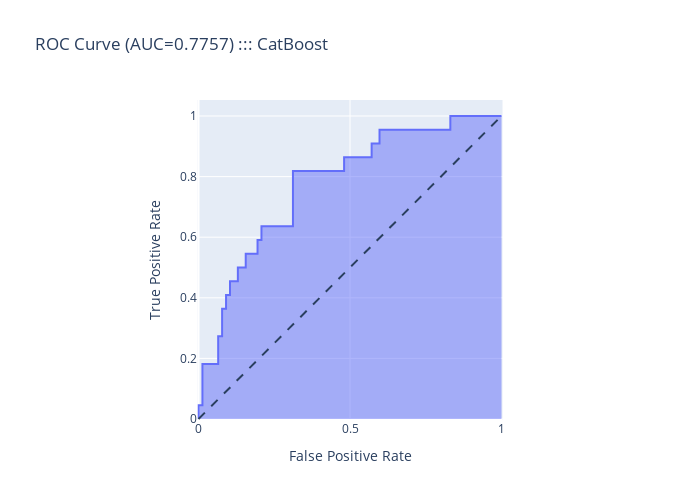

The notebook cell saved with this chart:
### Code cell
from sklearn.metrics import auc
fig = px.area(
    x=fpr, y=tpr,
    title=f'ROC Curve (AUC={auc(fpr, tpr):.4f}) ::: CatBoost',
    labels=dict(x='False Positive Rate', y='True Positive Rate'),
    width=700, height=500
)
fig.add_shape(
    type='line', line=dict(dash='dash'),
    x0=0, x1=1, y0=0, y1=1
)

fig.update_yaxes(scaleanchor="x", scaleratio=1)
fig.update_xaxes(constrain='domain')
fig.show()

### Figure 1 — Plotly figure (JSON) as saved in the notebook; plotly's stock layout.template omitted (floating-point values rounded to 4 significant figures)
{"data": [{"fillpattern": {"shape": ""}, "hovertemplate": "False Positive Rate=%{x}<br>True Positive Rate=%{y}<extra></extra>", "legendgroup": "", "line": {"color": "#636efa"}, "marker": {"symbol": "circle"}, "mode": "lines", "name": "", "orientation": "v", "showlegend": false, "stackgroup": "1", "type": "scatter", "x": [0, 0, 0.01299, 0.01299, 0.06494, 0.06494, 0.07792, 0.07792, 0.09091, 0.09091, 0.1039, 0.1039, 0.1299, 0.1299, 0.1558, 0.1558, 0.1948, 0.1948, 0.2078, 0.2078, 0.3117, 0.3117, 0.4805, 0.4805, 0.5714, 0.5714, 0.5974, 0.5974, 0.8312, 0.8312, 1], "xaxis": "x", "y": [0, 0.04545, 0.04545, 0.1818, 0.1818, 0.2727, 0.2727, 0.3636, 0.3636, 0.4091, 0.4091, 0.4545, 0.4545, 0.5, 0.5, 0.5455, 0.5455, 0.5909, 0.5909, 0.6364, 0.6364, 0.8182, 0.8182, 0.8636, 0.8636, 0.9091, 0.9091, 0.9545, 0.9545, 1, 1], "yaxis": "y"}], "layout": {"height": 500, "legend": {"tracegroupgap": 0}, "shapes": [{"line": {"dash": "dash"}, "type": "line", "x0": 0, "x1": 1, "y0": 0, "y1": 1}], "title": {"text": "ROC Curve (AUC=0.7757) ::: CatBoost"}, "width": 700, "xaxis": {"anchor": "y", "constrain": "domain", "domain": [0, 1], "title": {"text": "False Positive Rate"}}, "yaxis": {"anchor": "x", "domain": [0, 1], "scaleanchor": "x", "scaleratio": 1, "title": {"text": "True Positive Rate"}}}}
